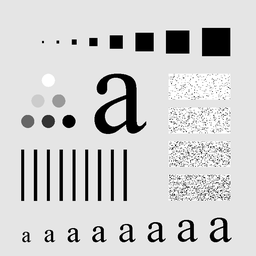
#> input picture Digital-Image-Processing/Lab 8/Lab8/smoothing.tif, 256 x 256 px, shrunk from 688 x 688 before the run, found by its file name
$ python 'Basit_smooth(using 4 loops).py'
#> lines starting #> are read from the running program, lines starting #| are printed output that depends on the picture
import numpy as np
from PIL import Image, ImageOps, ImageStat


img=Image.open('smoothing.tif')
#> img is the input picture: PIL image 256x256 L; min 0, max 255, mean 207.3

img=img.convert('L')
img.show()
kernel=(np.ones((7,7),np.float32)/49)


di=kernel.shape[0]-3


imgp=ImageOps.expand(img, border=di, fill=0)
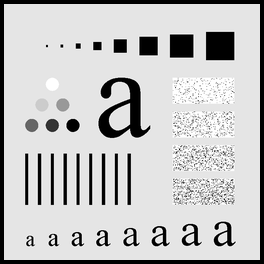
#> imgp: PIL image 264x264 L; min 0, max 255, mean 194.9


imarr = np.array(imgp)

#print(imarr)

for i in range(1,img.size[0]):
    for j in range(1,img.size[1]):
        added=0.0
        for a in range(kernel.shape[0]):
            for b in range(kernel.shape[1]):
                added=added+(kernel[a][b]*imarr[i-di+a][j-di+b])
        #print(added)
        imarr[i][j]=added
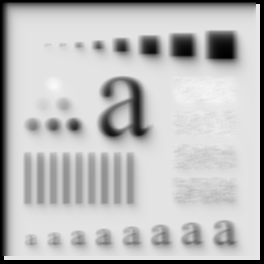
#> imarr: shape (264, 264); min 0, max 248, mean 188.9

#print(imarr)
h=Image.fromarray(imarr)
h.save('mon.jpg')

$ run again, with Digital-Image-Processing/Lab 8/Lab8/Avg_filter_applied.jpg saved as Digital-Image-Processing/Lab 8/Lab8/smoothing.tif
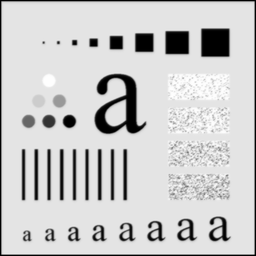
#> input picture Digital-Image-Processing/Lab 8/Lab8/Avg_filter_applied.jpg, 256 x 256 px, shrunk from 694 x 694 before the run, found by its file name
#> img is the input picture: PIL image 256x256 L; min 0, max 255, mean 201.7
#> `imgp=ImageOps.expand(img, border=di, fill=0)`:
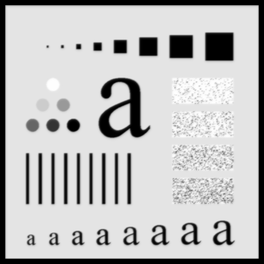
#> imgp: PIL image 264x264 L; min 0, max 255, mean 189.7
#> after the loop `for i in range(1,img.size[0]):`:
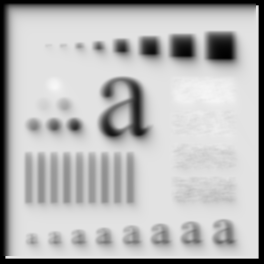
#> imarr: shape (264, 264); min 0, max 247, mean 183.7
